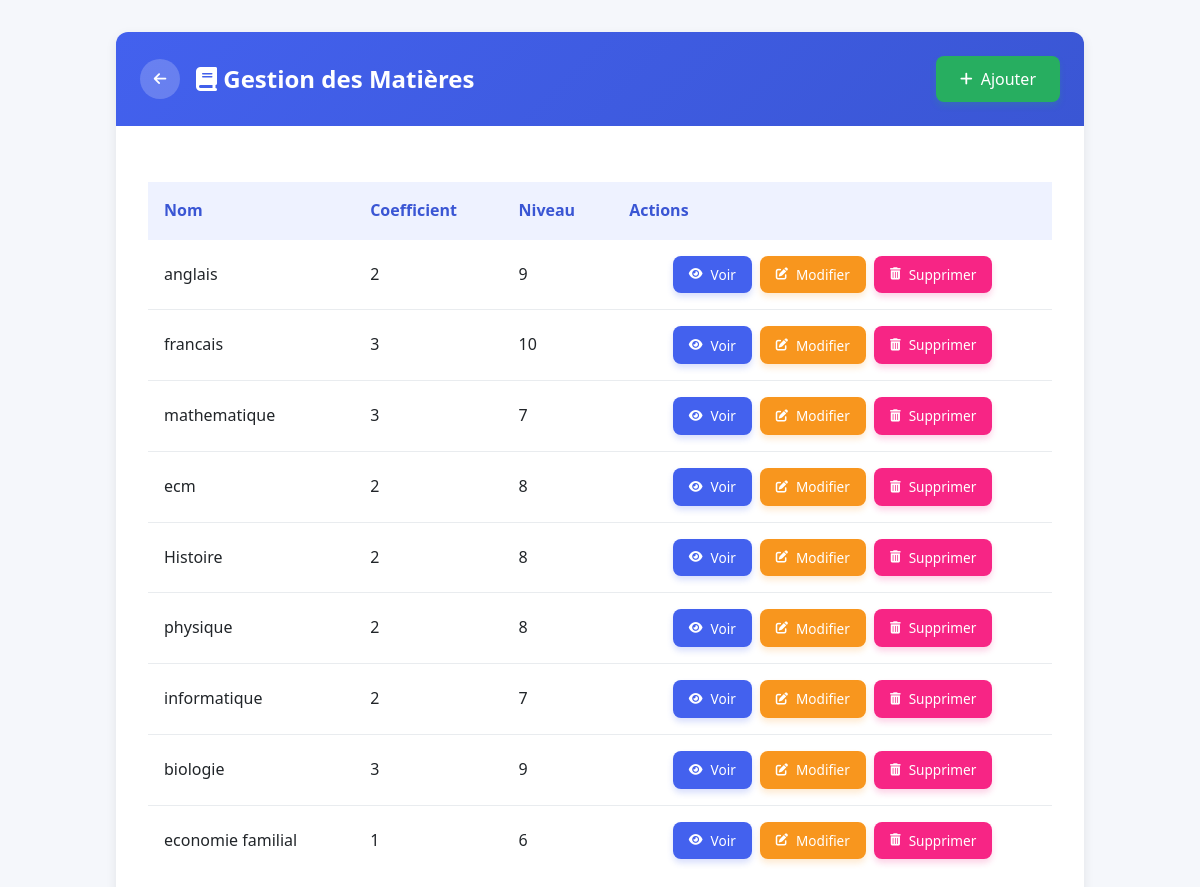
The app's page /matieres.php with its own data.
### tables this page shows
CREATE TABLE `matieres` (
  `id` int(11) NOT NULL,
  `nom` varchar(100) DEFAULT NULL,
  `coefficient` int(11) DEFAULT NULL,
  `niveau` varchar(50) DEFAULT NULL
);

### matieres.php (the view, shortened to what this page needs)
<?php
require_once 'config.php';
$matieres = $pdo->query("SELECT * FROM matieres")->fetchAll();
?>
<!DOCTYPE html>
<html lang="fr">
<head>
    <link rel="stylesheet" href="https://cdnjs.cloudflare.com/ajax/libs/font-awesome/6.4.0/css/all.min.css">
</head>
<body>
    <div class="container">
        <div class="card">
            <div class="card-header">
                <div class="header-title">
                    <a href="dashboard.php" class="btn btn-back" title="Retour au tableau de bord">
                        <i class="fas fa-arrow-left"></i>
                    </a>
                    <h1><i class="fas fa-book"></i> Gestion des Matières</h1>
                </div>
                <button class="btn btn-success" onclick="document.getElementById('addModal').style.display='flex'">
                    <i class="fas fa-plus"></i> Ajouter
                </button>
            </div>
            <div class="card-body">
                <div class="table-responsive">
                    <table class="table">
                        <thead>
                            <tr>
                                <th>Nom</th>
                                <th>Coefficient</th>
                                <th>Niveau</th>
                                <th>Actions</th>
                            </tr>
                        </thead>
                        <tbody>
                            <?php foreach ($matieres as $matiere): ?>
                            <tr>
                                <td><?= htmlspecialchars($matiere['nom']) ?></td>
                                <td><?= htmlspecialchars($matiere['coefficient']) ?></td>
                                <td><?= htmlspecialchars($matiere['niveau']) ?></td>
                                <td>
                                    <div class="actions">
                                        <button class="btn btn-primary btn-sm" onclick="openViewModal(<?= $matiere['id'] ?>, '<?= htmlspecialchars($matiere['nom']) ?>', <?= $matiere['coefficient'] ?>, '<?= htmlspecialchars($matiere['niveau']) ?>')">
                                            <i class="fas fa-eye"></i> Voir
                                        </button>
                                        <button class="btn btn-warning btn-sm" onclick="openEditModal(<?= $matiere['id'] ?>, '<?= htmlspecialchars($matiere['nom']) ?>', <?= $matiere['coefficient'] ?>, '<?= htmlspecialchars($matiere['niveau']) ?>')">
                                            <i class="fas fa-edit"></i> Modifier
                                        </button>
                                        <a href="matieres.php?delete=<?= $matiere['id'] ?>" class="btn btn-danger btn-sm" onclick="return confirm('Êtes-vous sûr de vouloir supprimer cette matière ?')">
                                            <i class="fas fa-trash-alt"></i> Supprimer
                                        </a>
                                    </div>
                                </td>
                            </tr>
                            <?php endforeach; ?>
                        </tbody>
                    </table>
                </div>
            </div>
        </div>
    </div>
</body>
</html>

### matieres.php (style rules this page uses)
:root { --primary: #4361ee; --primary-light: #eef2ff; --primary-dark: #3a56d4; --success: #27ae60; --success-light: #e6f7e6; --warning: #f8961e; --warning-light: #fff4e6; --danger: #f72585; --danger-light: #ffe6ef; --light: #f8f9fa; --dark: #212529; --gray: #6c757d; --light-gray: #e9ecef; --border-radius: 8px; --border-radius-lg: 12px; --box-shadow: 0 4px 12px rgba(0, 0, 0, 0.08); --transition: all 0.3s ease; }
* { margin: 0; padding: 0; box-sizing: border-box; font-family: 'Segoe UI', Tahoma, Geneva, Verdana, sans-serif; }
body { background-color: #f5f7fb; color: var(--dark); line-height: 1.6; }
.container { max-width: 1000px; margin: 2rem auto; padding: 0 1rem; }
.card { background: white; border-radius: var(--border-radius-lg); box-shadow: var(--box-shadow); overflow: hidden; }
.card-header { background: linear-gradient(135deg, var(--primary), var(--primary-dark)); color: white; padding: 1.5rem; display: flex; justify-content: space-between; align-items: center; }
.header-title { display: flex; align-items: center; gap: 1rem; }
.header-title h1 { font-weight: 600; margin: 0; font-size: 1.5rem; }
.card-body { padding: 2rem; }
.btn { display: inline-flex; align-items: center; justify-content: center; gap: 0.5rem; padding: 0.75rem 1.5rem; border-radius: var(--border-radius); border: none; cursor: pointer; font-weight: 500; transition: var(--transition); text-decoration: none; font-size: 1rem; }
.btn i { font-size: 0.9em; }
.btn-primary { background-color: var(--primary); color: white; box-shadow: 0 4px 6px rgba(67, 97, 238, 0.2); }
.btn-success { background-color: var(--success); color: white; box-shadow: 0 4px 6px rgba(39, 174, 96, 0.2); }
.btn-warning { background-color: var(--warning); color: white; box-shadow: 0 4px 6px rgba(248, 150, 30, 0.2); }
.btn-danger { background-color: var(--danger); color: white; box-shadow: 0 4px 6px rgba(247, 37, 133, 0.2); }
.btn-sm { padding: 0.5rem 1rem; font-size: 0.85rem; }
.btn-back { background: rgba(255, 255, 255, 0.2); color: white; width: 2.5rem; height: 2.5rem; border-radius: 50%; padding: 0; transition: var(--transition); }
.table { width: 100%; border-collapse: collapse; margin: 1.5rem 0; }
.table th { background-color: var(--primary-light); color: var(--primary-dark); padding: 1rem; text-align: left; font-weight: 600; position: sticky; top: 0; }
.table td { padding: 1rem; border-bottom: 1px solid var(--light-gray); }
.table tr:last-child td { border-bottom: none; }
.actions { display: flex; gap: 0.5rem; justify-content: center; }

### records on screen
matieres: nom "anglais", coefficient "2", niveau "9"
matieres: nom "francais", coefficient "3", niveau "10"
matieres: nom "mathematique", coefficient "3", niveau "7"
matieres: nom "ecm", coefficient "2", niveau "8"
matieres: nom "Histoire", coefficient "2", niveau "8"
matieres: nom "physique", coefficient "2", niveau "8"
matieres: nom "informatique", coefficient "2", niveau "7"
matieres: nom "biologie", coefficient "3", niveau "9"
matieres: nom "economie familial", coefficient "1", niveau "6"
